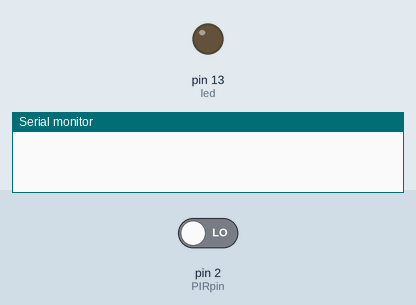
Recording of a sketch running on a simulated Arduino Uno, built with avr-gcc and run on an emulated ATmega328P. Parts: output pins drawn as LEDs (lit = HIGH), the last lines printed to the serial monitor. The inputs (shaded band) are chosen by the test bench; at power-on: pin 2 (PIRpin) LOW.

Above: at 1.2 s.
1.3 s: pin 2 (PIRpin) driven HIGH
At 2.0 s:
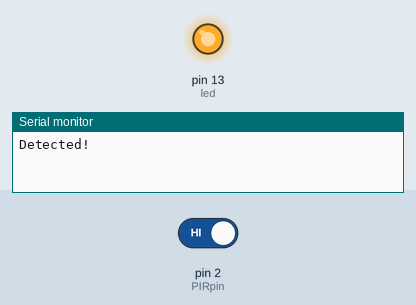
2.8 s: pin 2 (PIRpin) driven LOW
At 3.2 s:
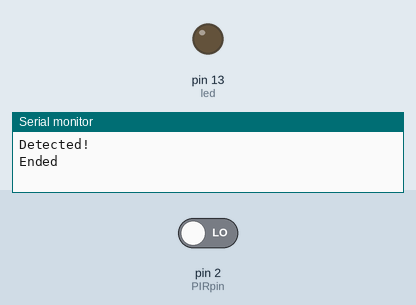
Timing chart, 0 to 5.8 s (numbered marks = the images above; inputs shaded):
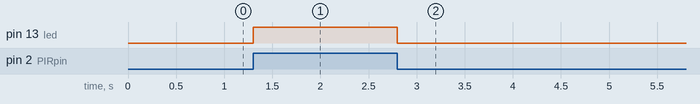

Measured:
- after the input at 1.3 s, pin 13 (led): LOW → HIGH at once
- after the input at 2.8 s, pin 13 (led): HIGH → LOW at once

The sketch:

185_PIR_MotioinSensor.ino
```cpp
int PIRpin =2;               // 적외선센서2번핀에연결
int led =13;                 // LED를13번핀에연결
int PIRstate =0;             // PIR 상태를꺼짐으로초기화
int sensorRedaing =0;        // 센서 값0 (LOW) 으로초기화

void setup() {
  pinMode(PIRpin, INPUT);    // 적외선센서의핀을INPUT모드로선언
  pinMode(led, OUTPUT);      // 13번LED센서의핀을OUTPUT모드로선언

  Serial.begin(9600);        // 시리얼통신속도설정
}


void loop() {

  sensorRedaing = digitalRead(PIRpin);  // 적외선 인체 감지 센서에서 값을 읽는다.


  if(sensorRedaing == HIGH) {           // 센서 값이HIGH(1)일 경우
    digitalWrite(led, HIGH);              // LED를켜고

    if(PIRstate == LOW) {                 // PIR 상태가꺼짐이면
      Serial.println("Detected!");        // 시리얼창에 Detected를 프린트
      PIRstate = HIGH;                    // PIR 상태를 켜짐으로 바꾼다.
    }
  }

  else{                                // 센서 값이LOW(0)일경우
    digitalWrite(led, LOW);               // LED를끄고

    if(PIRstate == HIGH) {                // PIR 상태가 켜짐이면
      Serial.println("Ended");            // 시리얼창에 Ended를 프린트
      PIRstate = LOW;                     // PIR 상태를 꺼짐으로 바꾼다
    }
  }
}
```
